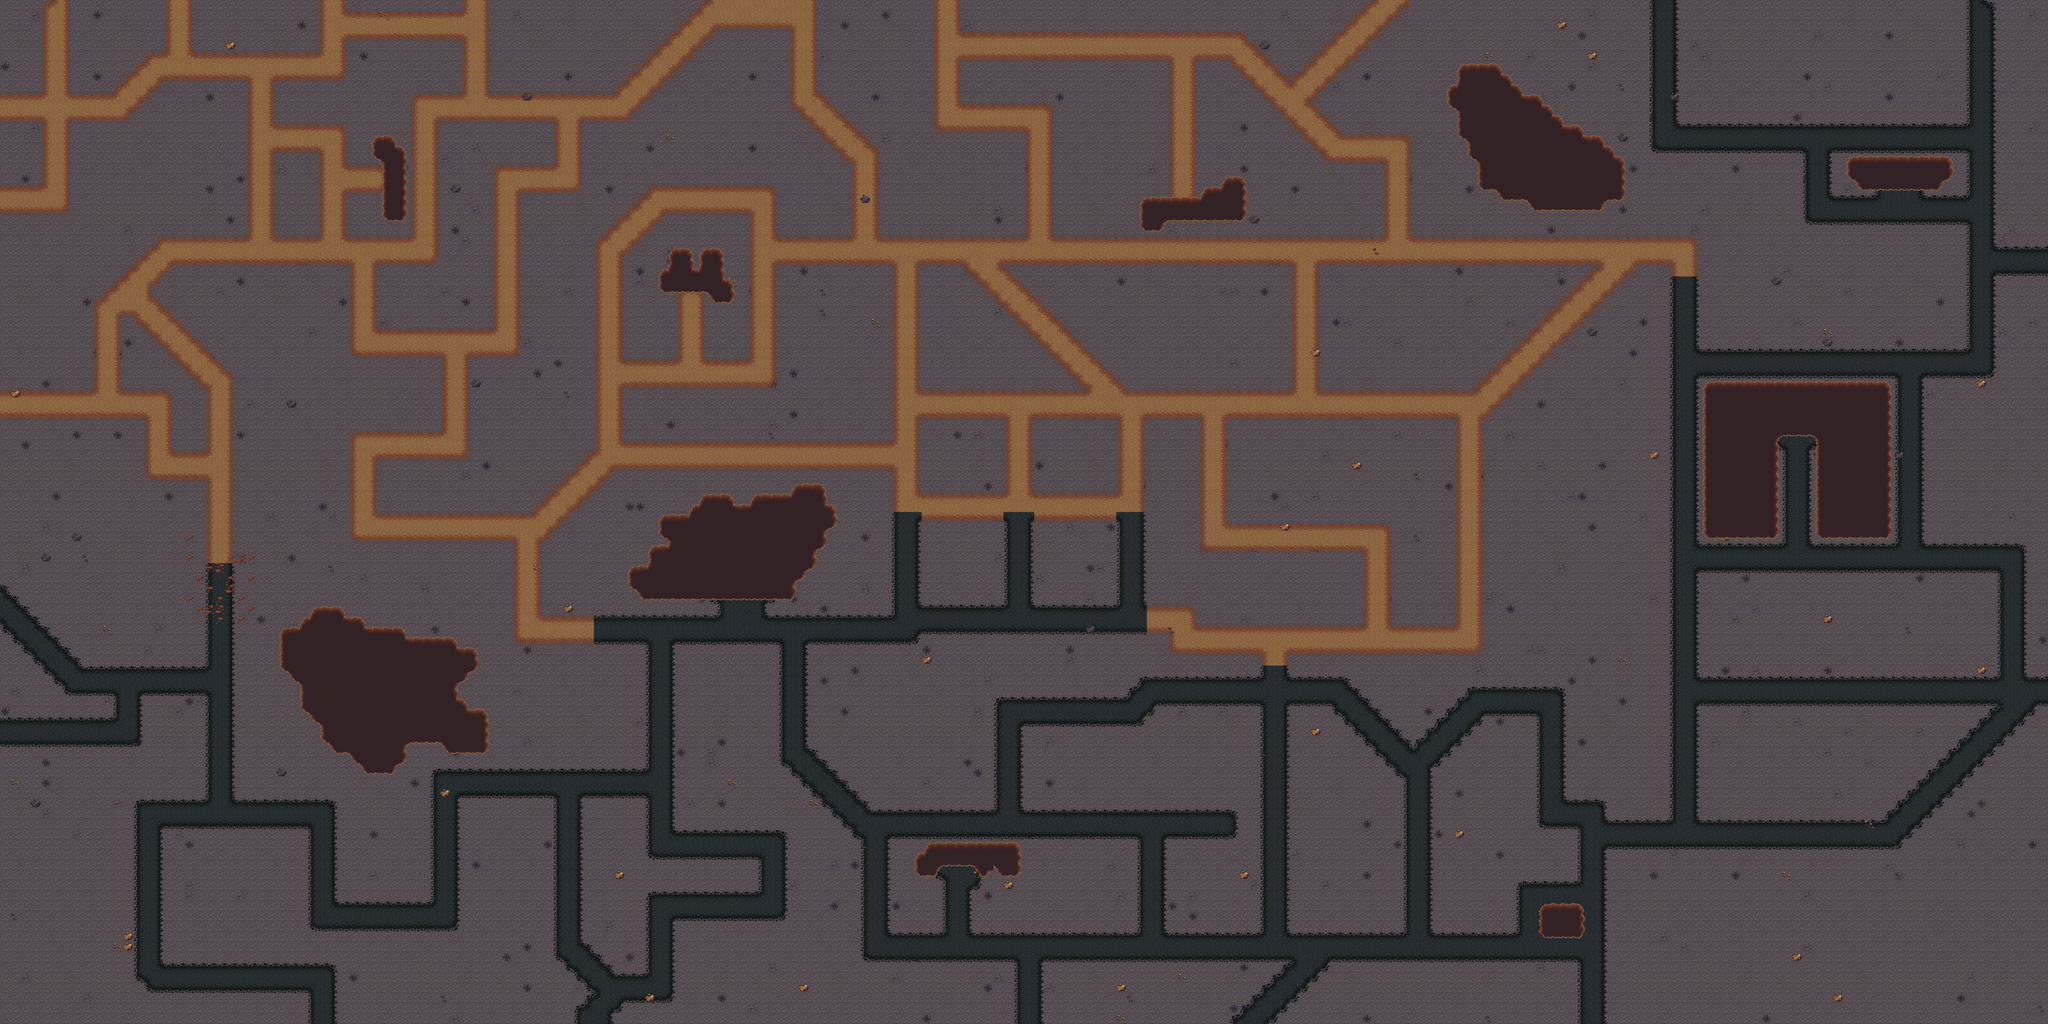

A level layout from a 2D game, rendered from its tile map. Below: a short description, then the map file with tile-grid data replaced by summaries:
An orthogonal 200x100 tile map with 32x32 px tiles, 6 tile layers (ground, path, pathtransition, deco, ...), 2 tilesets.

<map version="1.8" tiledversion="1.8.4" orientation="orthogonal" renderorder="right-down" width="200" height="100" tilewidth="32" tileheight="32" infinite="0" nextlayerid="7" nextobjectid="1">
 <tileset firstgid="1" source="desert.tsx" />
 <tileset firstgid="49" source="terrain.tsx" />
 <layer id="1" name="ground" width="200" height="100">
  <data>[20000 cells, 20000 non-empty, 3 distinct tile ids]</data>
 </layer>
 <layer id="2" name="path" width="200" height="100">
  <data>[20000 cells, 6110 non-empty, 27 distinct tile ids]</data>
 </layer>
 <layer id="3" name="pathtransition" width="200" height="100">
  <data>[20000 cells, 21 non-empty, 2 distinct tile ids]</data>
 </layer>
 <layer id="4" name="deco" width="200" height="100">
  <data>[20000 cells, 20000 non-empty, 5 distinct tile ids]</data>
 </layer>
 <layer id="5" name="holes" width="200" height="100">
  <data>[20000 cells, 1070 non-empty, 13 distinct tile ids]</data>
 </layer>
 <layer id="6" name="caverna" width="200" height="100">
  <data>[20000 cells, 185 non-empty, 12 distinct tile ids]</data>
 </layer>
</map>
